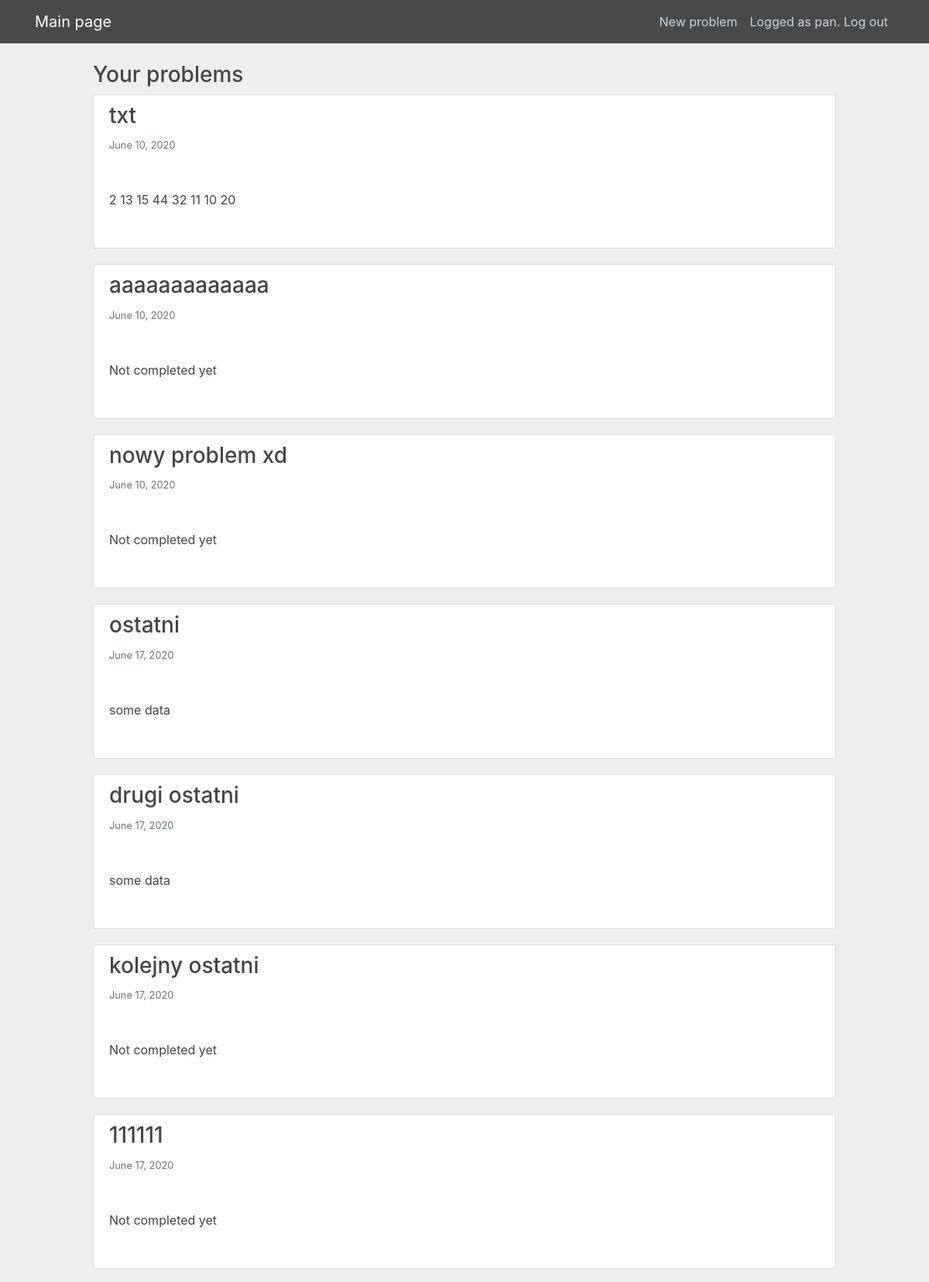
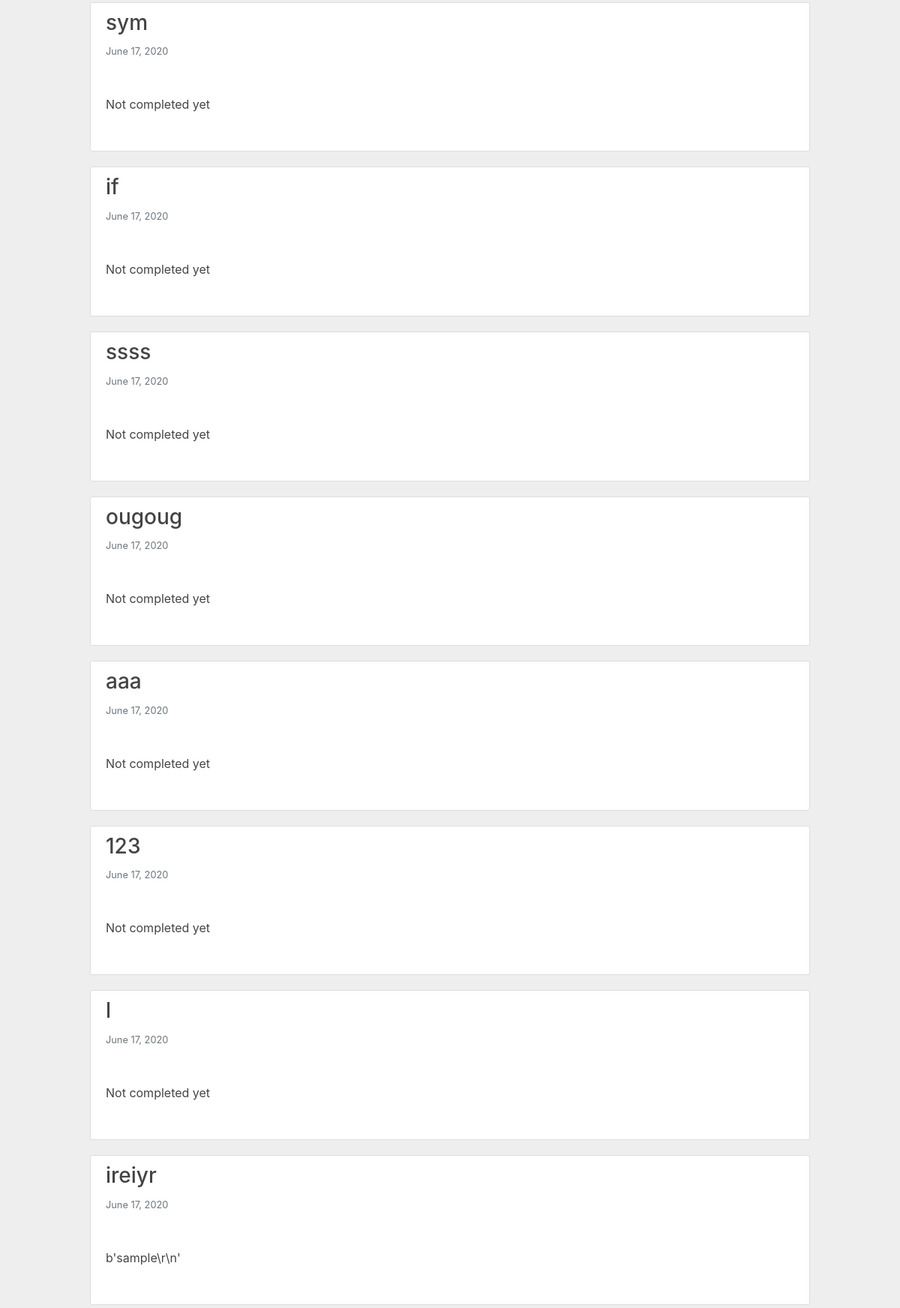
Screenshot of / (signed in, upper part) with the database file from the repository (2 pictures, top to bottom).
### salesman/models.py (models this page shows, shortened)
class Files(models.Model):
    user = models.ForeignKey(User, on_delete=models.CASCADE)
    file = models.FileField(null=False, blank=False, upload_to='media/')
    file_name = models.CharField(max_length=50)
    date_uploaded = models.DateTimeField()
    finished = models.BooleanField(default=False)
    result = models.CharField(max_length=500, default='')
    def print_result(self):
        if self.finished:
            return self.result
        else:
            return 'Not completed yet'

### salesman/views.py (the view)
# urls.py: path('', salesman_views.index, name = 'index'),
def index(request):
    if request.user.is_authenticated:
        ifiles = Files.objects.filter(user=request.user)
        context = {
            'Files': ifiles
        }
        return render(request, 'salesman/index.html', context)
    else:
        return render(request, 'salesman/index.html')

### salesman/templates/salesman/index.html (shortened to what this page needs)
{% extends "salesman/base.html" %}
{% block content %}
<div class="article-title">
{% if user.is_authenticated %}
<h3>Your problems</h3>
  {% for File in Files %}
    <article class = "media content-section">
      <div class = "media-body">
        <div class = "article-title">
          <h3>{{ File.file_name }}</h3>
          <small class="text-muted">{{ File.date_uploaded|date:"F d, Y" }} </small>
        </div>
          <p class="article-content">
            {% with File.print_result as p %}
              {{ p }}
            {% endwith %}
          </p>
        </div>
    </article>
      {% endfor %}
  {% else %}
<h3>Welcome to travelling salesman problem solver</h3>
  <h6>Login or register to start new problem</h6>
  {% endif %}
</div>
{% endblock content %}

### salesman/templates/salesman/base.html (shortened to what this page needs)
{% load static %}
<!DOCTYPE html>
<html lang="en">
<head>
    <link rel="stylesheet" href="https://maxcdn.bootstrapcdn.com/bootstrap/4.0.0/css/bootstrap.min.css">
    <link rel="stylesheet" type="text/css" href="{% static 'salesman/main.css' %}">
</head>
<body>
<header class="site-header">
    <nav class="navbar navbar-expand-md navbar-dark bg-steel fixed-top">
    <div class="container">
      <a class="navbar-brand mr-4" href="/">Main page</a>
      <div class="collapse navbar-collapse" id="navbarToggle">
        <div class="navbar-nav">
            {% if user.is_authenticated %}
            <a class="nav-item nav-link" href="{% url 'new' %}">New problem</a>
            <a class="nav-item nav-link" href="{% url 'logout' %}">Logged as {{user.first_name}}. Log out</a>
            {% else %}
            <a class="nav-item nav-link" href="{% url 'login' %}">Login</a>
            <a class="nav-item nav-link" href="{% url 'register' %}">Register</a>
            <a class="nav-item nav-link" href="/admin">Admin panel</a>
            {% endif %}
        </div>
      </div>
    </div>
    </nav>
    </header>
{% block content %}{% endblock %}
</body>
</html>

### salesman/static/salesman/main.css (style rules this page uses)
body { background: #eeeeee; color: #333333; margin-top: 5rem; margin-right: 10%; margin-left: 10%; padding 20px 20px; }
h1, h2, h3, h4, h5, h6 { color: #444444; }
.bg-steel { background-color: #494949; }
.site-header .navbar-nav .nav-link { color: #cbd5db; }
.content-section { background: #ffffff; padding: 10px 20px; border: 1px solid #dddddd; border-radius: 3px; margin-bottom: 20px; }
.article-title { color: #444444; }
.article-content { white-space: pre-line; }

### rows the page displays
Files: file_name "txt", date_uploaded "June 10, 2020", print_result "2 13 15 44 32 11 10 20"
Files: file_name "aaaaaaaaaaaaa", date_uploaded "June 10, 2020", print_result "Not completed yet"
Files: file_name "nowy problem xd", date_uploaded "June 10, 2020", print_result "Not completed yet"
Files: file_name "ostatni", date_uploaded "June 17, 2020", print_result "some data"
Files: file_name "drugi ostatni", date_uploaded "June 17, 2020", print_result "some data"
Files: file_name "kolejny ostatni", date_uploaded "June 17, 2020", print_result "Not completed yet"
Files: file_name "111111", date_uploaded "June 17, 2020", print_result "Not completed yet"
Files: file_name "sym", date_uploaded "June 17, 2020", print_result "Not completed yet"
Files: file_name "if", date_uploaded "June 17, 2020", print_result "Not completed yet"
Files: file_name "ssss", date_uploaded "June 17, 2020", print_result "Not completed yet"
Files: file_name "ougoug", date_uploaded "June 17, 2020", print_result "Not completed yet"
Files: file_name "aaa", date_uploaded "June 17, 2020", print_result "Not completed yet"
Files: file_name "123", date_uploaded "June 17, 2020", print_result "Not completed yet"
Files: file_name "l", date_uploaded "June 17, 2020", print_result "Not completed yet"
Files: file_name "ireiyr", date_uploaded "June 17, 2020", print_result "b'sample\\r\\n'"

### other values shown
{{ user.first_name }} "pan"
